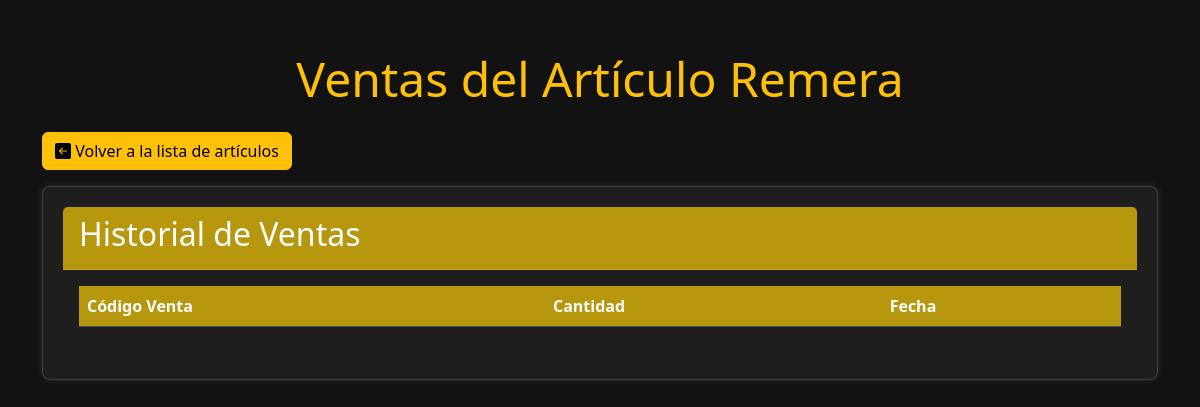
The app's page /articulos/1/ventas/, older data.
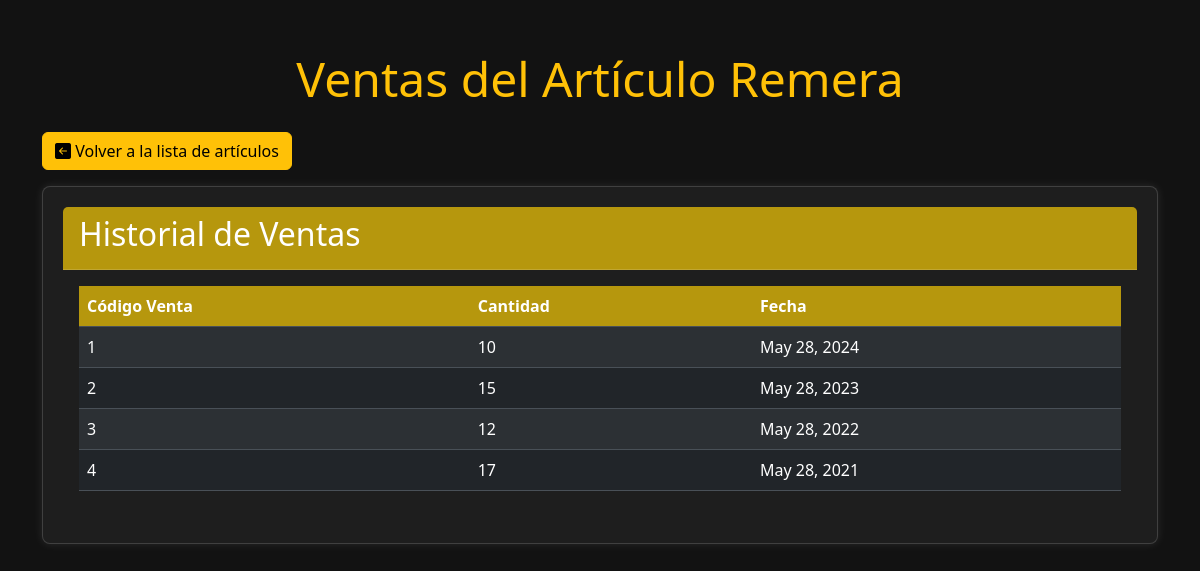
The same page, newer data.
### stock/models.py (models this page shows)
class Venta(models.Model):
    codVenta = models.AutoField(primary_key=True)
    cantVenta = models.IntegerField()
    fechaVenta = models.DateField()
    articulo = models.ForeignKey(Articulo, on_delete=models.CASCADE, related_name='ventas')
    demanda = models.ForeignKey(Demanda, on_delete=models.CASCADE, related_name='ventas')

### stock/views.py (the view)
# urls.py: path('articulos/<int:articulo_id>/ventas/', views.ver_ventas_articulo, name='ventas_articulo'),
def ver_ventas_articulo(request, articulo_id):
    articulo = get_object_or_404(Articulo, pk=articulo_id)
    ventas = articulo.ventas.order_by('-fechaVenta')
    return render(request, 'ventas_articulo.html', {'articulo': articulo, 'ventas': ventas})

### stock/Templates/ventas_articulo.html (shortened to what this page needs)
<!DOCTYPE html>
<html lang="en" data-bs-theme="dark">
<head>
    <link href="https://cdn.jsdelivr.net/npm/bootstrap@5.3.3/dist/css/bootstrap.min.css" rel="stylesheet">
    <link rel="stylesheet" href="https://cdn.jsdelivr.net/npm/bootstrap-icons@1.11.3/font/bootstrap-icons.min.css">
</head>
<body>
    <div class="container">
        <h1 class="display-5 text-center text-warning mb-4">Ventas del Artículo {{ articulo.nombreArticulo }}</h1>
        <a href="{% url 'lista_articulos' %}" class="btn btn-warning mb-3"><i class="bi bi-arrow-left-square-fill"></i> Volver a la lista de artículos</a>
        <div class="card">
            <div class="card-header">
                <h2 class="card-title">Historial de Ventas</h2>
            </div>
            <div class="card-body">
                <table class="table table-striped table-hover">
                    <thead>
                        <tr>
                            <th scope="col">Código Venta</th>
                            <th scope="col">Cantidad</th>
                            <th scope="col">Fecha</th>
                        </tr>
                    </thead>
                    <tbody>
                        {% for venta in ventas %}
                        <tr>
                            <td>{{ venta.codVenta }}</td>
                            <td>{{ venta.cantVenta }}</td>
                            <td>{{ venta.fechaVenta }}</td>
                        </tr>
                        {% endfor %}
                    </tbody>
                </table>
            </div>
        </div>
    </div>
</body>
</html>

Row changes from the older to the newer data that the page shows:
now on this page (row edited): Venta: codVenta "1", cantVenta "10", fechaVenta "May 28, 2024"
now on this page (row edited): Venta: codVenta "2", cantVenta "15", fechaVenta "May 28, 2023"
now on this page (row edited): Venta: codVenta "3", cantVenta "12", fechaVenta "May 28, 2022"
now on this page (row edited): Venta: codVenta "4", cantVenta "17", fechaVenta "May 28, 2021"
